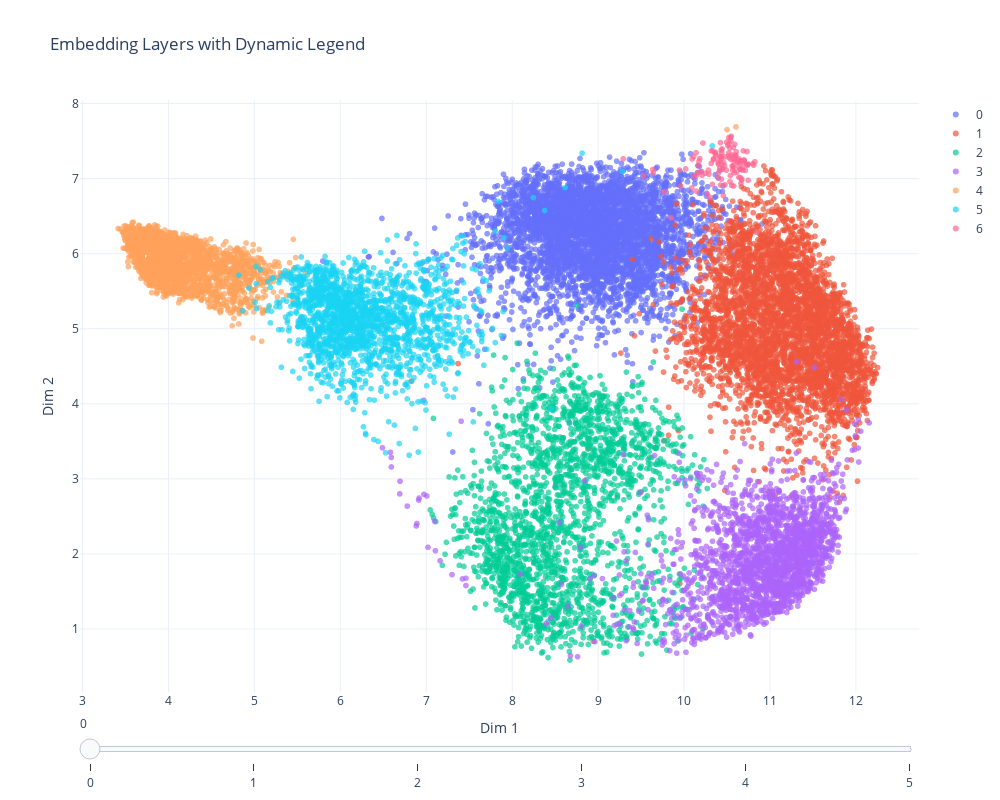

The notebook cell saved with this chart:
### Code cell
from cplearn.coremap.vizualizer import visualize_coremap
fig=visualize_coremap(cmap,model.labels_, use_webgl=True)
fig.show()

### Figure 1 — Plotly figure (JSON) as saved in the notebook; plotly's stock layout.template omitted (floating-point values rounded to 4 significant figures; data arrays with more than 128 entries replaced by an {"elided": "..."} marker saying what was removed)
{"data": [{"marker": {"color": "#636EFA", "opacity": 0.7, "size": 6}, "mode": "markers", "name": "0", "showlegend": true, "visible": true, "x": {"elided": "4439 float values"}, "y": {"elided": "4439 float values"}, "type": "scattergl"}, {"marker": {"color": "#EF553B", "opacity": 0.7, "size": 6}, "mode": "markers", "name": "1", "showlegend": true, "visible": true, "x": {"elided": "4192 float values"}, "y": {"elided": "4192 float values"}, "type": "scattergl"}, {"marker": {"color": "#00CC96", "opacity": 0.7, "size": 6}, "mode": "markers", "name": "2", "showlegend": true, "visible": true, "x": {"elided": "2224 float values"}, "y": {"elided": "2224 float values"}, "type": "scattergl"}, {"marker": {"color": "#AB63FA", "opacity": 0.7, "size": 6}, "mode": "markers", "name": "3", "showlegend": true, "visible": true, "x": {"elided": "2157 float values"}, "y": {"elided": "2157 float values"}, "type": "scattergl"}, {"marker": {"color": "#FFA15A", "opacity": 0.7, "size": 6}, "mode": "markers", "name": "4", "showlegend": true, "visible": true, "x": {"elided": "1884 float values"}, "y": {"elided": "1884 float values"}, "type": "scattergl"}, {"marker": {"color": "#19D3F3", "opacity": 0.7, "size": 6}, "mode": "markers", "name": "5", "showlegend": true, "visible": true, "x": {"elided": "1770 float values"}, "y": {"elided": "1770 float values"}, "type": "scattergl"}, {"marker": {"color": "#FF6692", "opacity": 0.7, "size": 6}, "mode": "markers", "name": "6", "showlegend": true, "visible": true, "x": [10.6, 10.09, 10.65, 10.64, 10.54, 10.59, 10.33, 10.18, 10.15, 10.6, 10.45, 9.96, 10.61, 10.15, 10.3, 10.53, 10.68, 10.21, 10.4, 10.41, 10.55, 10.46, 10.64, 10.34, 10.48, 10.56, 10.67, 10.84, 10.52, 10.58, 10.55, 10.7, 10.69, 10.17, 9.642, 10.62, 10.63, 10.32, 10.4, 10.42, 10.54, 10.43, 9.946, 10.16, 10.32, 10.44, 10.66, 10.37, 10.42, 10.14, 10.73, 10.44, 10.64, 10.02, 10.42, 9.771, 10.61, 10.25, 10.16, 9.85, 10.7, 10.57, 10.2, 10.58, 10.48, 10.58, 10.75, 10.56, 9.529, 10.47, 10.57, 10.53, 10.27, 10.44, 9.635, 10.5, 10.46, 10.66, 10.66, 10.52, 10.53, 9.291, 10.37, 10.58, 10.71, 10.57, 10.4, 10.43, 10.67, 10.28, 10.39, 10.43, 10.81, 10.44, 10.58, 10.66, 10.11, 10.73, 10.74, 10.61, 10.4, 10.8, 10.51, 10.11, 10.74, 10.82, 10.09, 10.34, 10.59, 10.49, 10.74, 10.54, 10.52, 10.34, 10.29, 10.22, 10.68, 10.36, 10.64, 10.55, 10.42, 10.65, 10.7, 10.52], "y": [7.308, 6.876, 7.125, 7.018, 7.04, 7.236, 6.924, 7.267, 6.832, 7.309, 7.142, 6.901, 7.089, 7.045, 6.748, 6.96, 7.112, 7.044, 7.078, 7.296, 7.253, 7.216, 7.235, 7.367, 6.917, 7.315, 6.98, 6.286, 7.304, 6.902, 7.565, 7.218, 7.369, 7.23, 7.075, 7.215, 7.219, 7.369, 7.24, 7.143, 7.547, 7.295, 7.114, 7.078, 7.203, 7.278, 7.123, 7.348, 7.223, 7.345, 7.361, 7.35, 7.261, 7.129, 6.913, 6.824, 7.256, 7.071, 7.17, 6.478, 7.237, 7.144, 7.092, 7.254, 7.29, 7.414, 6.977, 7.168, 7.039, 7.172, 7.172, 7.409, 6.788, 7.396, 7.121, 7.486, 6.775, 7.236, 6.936, 7.345, 7.276, 7.263, 7.307, 7.076, 7.11, 7.114, 7.206, 6.992, 6.995, 7.113, 7.012, 7.38, 7.178, 7.122, 7.298, 7.22, 7.032, 7.192, 7.176, 7.358, 7.189, 7.197, 7.444, 7.293, 7.192, 7.225, 7.262, 7.252, 7.458, 7.112, 7.191, 7.504, 7.464, 7.264, 7.058, 7.474, 7.153, 7.332, 7.157, 6.911, 7.479, 7.012, 7.249, 7.543], "type": "scattergl"}, {"marker": {"color": "#636EFA", "opacity": 0.7, "size": 6}, "mode": "markers", "name": "0", "showlegend": false, "visible": false, "x": {"elided": "4944 float values"}, "y": {"elided": "4944 float values"}, "type": "scattergl"}, {"marker": {"color": "#EF553B", "opacity": 0.7, "size": 6}, "mode": "markers", "name": "1", "showlegend": false, "visible": false, "x": {"elided": "4815 float values"}, "y": {"elided": "4815 float values"}, "type": "scattergl"}, {"marker": {"color": "#00CC96", "opacity": 0.7, "size": 6}, "mode": "markers", "name": "2", "showlegend": false, "visible": false, "x": {"elided": "3930 float values"}, "y": {"elided": "3930 float values"}, "type": "scattergl"}, {"marker": {"color": "#AB63FA", "opacity": 0.7, "size": 6}, "mode": "markers", "name": "3", "showlegend": false, "visible": false, "x": {"elided": "2792 float values"}, "y": {"elided": "2792 float values"}, "type": "scattergl"}, {"marker": {"color": "#FFA15A", "opacity": 0.7, "size": 6}, "mode": "markers", "name": "4", "showlegend": false, "visible": false, "x": {"elided": "1913 float values"}, "y": {"elided": "1913 float values"}, "type": "scattergl"}, {"marker": {"color": "#19D3F3", "opacity": 0.7, "size": 6}, "mode": "markers", "name": "5", "showlegend": false, "visible": false, "x": {"elided": "2023 float values"}, "y": {"elided": "2023 float values"}, "type": "scattergl"}, {"marker": {"color": "#FF6692", "opacity": 0.7, "size": 6}, "mode": "markers", "name": "6", "showlegend": false, "visible": false, "x": {"elided": "133 float values"}, "y": {"elided": "133 float values"}, "type": "scattergl"}, {"marker": {"color": "#636EFA", "opacity": 0.7, "size": 6}, "mode": "markers", "name": "0", "showlegend": false, "visible": false, "x": {"elided": "5449 float values"}, "y": {"elided": "5449 float values"}, "type": "scattergl"}, {"marker": {"color": "#EF553B", "opacity": 0.7, "size": 6}, "mode": "markers", "name": "1", "showlegend": false, "visible": false, "x": {"elided": "5438 float values"}, "y": {"elided": "5438 float values"}, "type": "scattergl"}, {"marker": {"color": "#00CC96", "opacity": 0.7, "size": 6}, "mode": "markers", "name": "2", "showlegend": false, "visible": false, "x": {"elided": "5636 float values"}, "y": {"elided": "5636 float values"}, "type": "scattergl"}, {"marker": {"color": "#AB63FA", "opacity": 0.7, "size": 6}, "mode": "markers", "name": "3", "showlegend": false, "visible": false, "x": {"elided": "3427 float values"}, "y": {"elided": "3427 float values"}, "type": "scattergl"}, {"marker": {"color": "#FFA15A", "opacity": 0.7, "size": 6}, "mode": "markers", "name": "4", "showlegend": false, "visible": false, "x": {"elided": "1941 float values"}, "y": {"elided": "1941 float values"}, "type": "scattergl"}, {"marker": {"color": "#19D3F3", "opacity": 0.7, "size": 6}, "mode": "markers", "name": "5", "showlegend": false, "visible": false, "x": {"elided": "2276 float values"}, "y": {"elided": "2276 float values"}, "type": "scattergl"}, {"marker": {"color": "#FF6692", "opacity": 0.7, "size": 6}, "mode": "markers", "name": "6", "showlegend": false, "visible": false, "x": {"elided": "141 float values"}, "y": {"elided": "141 float values"}, "type": "scattergl"}, {"marker": {"color": "#636EFA", "opacity": 0.7, "size": 6}, "mode": "markers", "name": "0", "showlegend": false, "visible": false, "x": {"elided": "5954 float values"}, "y": {"elided": "5954 float values"}, "type": "scattergl"}, {"marker": {"color": "#EF553B", "opacity": 0.7, "size": 6}, "mode": "markers", "name": "1", "showlegend": false, "visible": false, "x": {"elided": "6061 float values"}, "y": {"elided": "6061 float values"}, "type": "scattergl"}, {"marker": {"color": "#00CC96", "opacity": 0.7, "size": 6}, "mode": "markers", "name": "2", "showlegend": false, "visible": false, "x": {"elided": "7342 float values"}, "y": {"elided": "7342 float values"}, "type": "scattergl"}, {"marker": {"color": "#AB63FA", "opacity": 0.7, "size": 6}, "mode": "markers", "name": "3", "showlegend": false, "visible": false, "x": {"elided": "4062 float values"}, "y": {"elided": "4062 float values"}, "type": "scattergl"}, {"marker": {"color": "#FFA15A", "opacity": 0.7, "size": 6}, "mode": "markers", "name": "4", "showlegend": false, "visible": false, "x": {"elided": "1969 float values"}, "y": {"elided": "1969 float values"}, "type": "scattergl"}, {"marker": {"color": "#19D3F3", "opacity": 0.7, "size": 6}, "mode": "markers", "name": "5", "showlegend": false, "visible": false, "x": {"elided": "2529 float values"}, "y": {"elided": "2529 float values"}, "type": "scattergl"}, {"marker": {"color": "#FF6692", "opacity": 0.7, "size": 6}, "mode": "markers", "name": "6", "showlegend": false, "visible": false, "x": {"elided": "149 float values"}, "y": {"elided": "149 float values"}, "type": "scattergl"}, {"marker": {"color": "#636EFA", "opacity": 0.7, "size": 6}, "mode": "markers", "name": "0", "showlegend": false, "visible": false, "x": {"elided": "6459 float values"}, "y": {"elided": "6459 float values"}, "type": "scattergl"}, {"marker": {"color": "#EF553B", "opacity": 0.7, "size": 6}, "mode": "markers", "name": "1", "showlegend": false, "visible": false, "x": {"elided": "6683 float values"}, "y": {"elided": "6683 float values"}, "type": "scattergl"}, {"marker": {"color": "#00CC96", "opacity": 0.7, "size": 6}, "mode": "markers", "name": "2", "showlegend": false, "visible": false, "x": {"elided": "9048 float values"}, "y": {"elided": "9048 float values"}, "type": "scattergl"}, {"marker": {"color": "#AB63FA", "opacity": 0.7, "size": 6}, "mode": "markers", "name": "3", "showlegend": false, "visible": false, "x": {"elided": "4697 float values"}, "y": {"elided": "4697 float values"}, "type": "scattergl"}, {"marker": {"color": "#FFA15A", "opacity": 0.7, "size": 6}, "mode": "markers", "name": "4", "showlegend": false, "visible": false, "x": {"elided": "1997 float values"}, "y": {"elided": "1997 float values"}, "type": "scattergl"}, {"marker": {"color": "#19D3F3", "opacity": 0.7, "size": 6}, "mode": "markers", "name": "5", "showlegend": false, "visible": false, "x": {"elided": "2782 float values"}, "y": {"elided": "2782 float values"}, "type": "scattergl"}, {"marker": {"color": "#FF6692", "opacity": 0.7, "size": 6}, "mode": "markers", "name": "6", "showlegend": false, "visible": false, "x": {"elided": "157 float values"}, "y": {"elided": "157 float values"}, "type": "scattergl"}, {"marker": {"color": "#636EFA", "opacity": 0.7, "size": 6}, "mode": "markers", "name": "0", "showlegend": false, "visible": false, "x": {"elided": "6964 float values"}, "y": {"elided": "6964 float values"}, "type": "scattergl"}, {"marker": {"color": "#EF553B", "opacity": 0.7, "size": 6}, "mode": "markers", "name": "1", "showlegend": false, "visible": false, "x": {"elided": "7305 float values"}, "y": {"elided": "7305 float values"}, "type": "scattergl"}, {"marker": {"color": "#00CC96", "opacity": 0.7, "size": 6}, "mode": "markers", "name": "2", "showlegend": false, "visible": false, "x": {"elided": "10754 float values"}, "y": {"elided": "10754 float values"}, "type": "scattergl"}, {"marker": {"color": "#AB63FA", "opacity": 0.7, "size": 6}, "mode": "markers", "name": "3", "showlegend": false, "visible": false, "x": {"elided": "5331 float values"}, "y": {"elided": "5331 float values"}, "type": "scattergl"}, {"marker": {"color": "#FFA15A", "opacity": 0.7, "size": 6}, "mode": "markers", "name": "4", "showlegend": false, "visible": false, "x": {"elided": "2025 float values"}, "y": {"elided": "2025 float values"}, "type": "scattergl"}, {"marker": {"color": "#19D3F3", "opacity": 0.7, "size": 6}, "mode": "markers", "name": "5", "showlegend": false, "visible": false, "x": {"elided": "3034 float values"}, "y": {"elided": "3034 float values"}, "type": "scattergl"}, {"marker": {"color": "#FF6692", "opacity": 0.7, "size": 6}, "mode": "markers", "name": "6", "showlegend": false, "visible": false, "x": {"elided": "165 float values"}, "y": {"elided": "165 float values"}, "type": "scattergl"}], "layout": {"height": 800, "sliders": [{"active": 0, "steps": [{"args": [{"visible": [true, true, true, true, true, true, true, false, false, false, false, false, false, false, false, false, false, false, false, false, false, false, false, false, false, false, false, false, false, false, false, false, false, false, false, false, false, false, false, false, false, false], "showlegend": [true, true, true, true, true, true, true, false, false, false, false, false, false, false, false, false, false, false, false, false, false, false, false, false, false, false, false, false, false, false, false, false, false, false, false, false, false, false, false, false, false, false]}, {"title": "Layer 0"}], "label": "0", "method": "update"}, {"args": [{"visible": [false, false, false, false, false, false, false, true, true, true, true, true, true, true, false, false, false, false, false, false, false, false, false, false, false, false, false, false, false, false, false, false, false, false, false, false, false, false, false, false, false, false], "showlegend": [false, false, false, false, false, false, false, true, true, true, true, true, true, true, false, false, false, false, false, false, false, false, false, false, false, false, false, false, false, false, false, false, false, false, false, false, false, false, false, false, false, false]}, {"title": "Layer 1"}], "label": "1", "method": "update"}, {"args": [{"visible": [false, false, false, false, false, false, false, false, false, false, false, false, false, false, true, true, true, true, true, true, true, false, false, false, false, false, false, false, false, false, false, false, false, false, false, false, false, false, false, false, false, false], "showlegend": [false, false, false, false, false, false, false, false, false, false, false, false, false, false, true, true, true, true, true, true, true, false, false, false, false, false, false, false, false, false, false, false, false, false, false, false, false, false, false, false, false, false]}, {"title": "Layer 2"}], "label": "2", "method": "update"}, {"args": [{"visible": [false, false, false, false, false, false, false, false, false, false, false, false, false, false, false, false, false, false, false, false, false, true, true, true, true, true, true, true, false, false, false, false, false, false, false, false, false, false, false, false, false, false], "showlegend": [false, false, false, false, false, false, false, false, false, false, false, false, false, false, false, false, false, false, false, false, false, true, true, true, true, true, true, true, false, false, false, false, false, false, false, false, false, false, false, false, false, false]}, {"title": "Layer 3"}], "label": "3", "method": "update"}, {"args": [{"visible": [false, false, false, false, false, false, false, false, false, false, false, false, false, false, false, false, false, false, false, false, false, false, false, false, false, false, false, false, true, true, true, true, true, true, true, false, false, false, false, false, false, false], "showlegend": [false, false, false, false, false, false, false, false, false, false, false, false, false, false, false, false, false, false, false, false, false, false, false, false, false, false, false, false, true, true, true, true, true, true, true, false, false, false, false, false, false, false]}, {"title": "Layer 4"}], "label": "4", "method": "update"}, {"args": [{"visible": [false, false, false, false, false, false, false, false, false, false, false, false, false, false, false, false, false, false, false, false, false, false, false, false, false, false, false, false, false, false, false, false, false, false, false, true, true, true, true, true, true, true], "showlegend": [false, false, false, false, false, false, false, false, false, false, false, false, false, false, false, false, false, false, false, false, false, false, false, false, false, false, false, false, false, false, false, false, false, false, false, true, true, true, true, true, true, true]}, {"title": "Layer 5"}], "label": "5", "method": "update"}]}], "title": {"text": "Embedding Layers with Dynamic Legend"}, "width": 1000, "xaxis": {"range": [2.97, 12.73], "title": {"text": "Dim 1"}}, "yaxis": {"range": [0.1609, 8.047], "title": {"text": "Dim 2"}}}}
